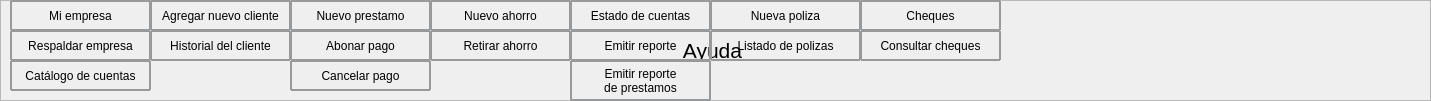
              <widget class="QFrame" name="frame">
               <property name="geometry">
                <rect>
                 <x>0</x>
                 <y>0</y>
                 <width>1431</width>
                 <height>101</height>
                </rect>
               </property>
               <property name="frameShape">
                <enum>QFrame::StyledPanel</enum>
               </property>
               <property name="frameShadow">
                <enum>QFrame::Raised</enum>
               </property>
               <widget class="QLabel" name="IngresaTitulo">
                <property name="geometry">
                 <rect>
                  <x>292</x>
                  <y>20</y>
                  <width>841</width>
                  <height>61</height>
                 </rect>
                </property>
                <property name="minimumSize">
                 <size>
                  <width>750</width>
                  <height>0</height>
                 </size>
                </property>
                <property name="maximumSize">
                 <size>
                  <width>1600</width>
                  <height>16777215</height>
                 </size>
                </property>
                <property name="font">
                 <font>
                  <pointsize>16</pointsize>
                 </font>
                </property>
                <property name="styleSheet">
                 <string notr="true"/>
                </property>
                <property name="text">
                 <string>&lt;html&gt;&lt;head/&gt;&lt;body&gt;&lt;p align=&quot;center&quot;&gt;Ayuda&lt;/p&gt;&lt;/body&gt;&lt;/html&gt;</string>
                </property>
               </widget>
               <widget class="QLabel" name="label_10">
                <property name="geometry">
                 <rect>
                  <x>1200</x>
                  <y>10</y>
                  <width>80</width>
                  <height>80</height>
                 </rect>
                </property>
                <property name="minimumSize">
                 <size>
                  <width>80</width>
                  <height>80</height>
                 </size>
                </property>
                <property name="text">
                 <string/>
                </property>
                <property name="pixmap">
                 <pixmap resource="../imagenes/res.qrc">:/imagen/logobueno_preview_rev_1.png</pixmap>
                </property>
               </widget>
               <widget class="QPushButton" name="Catalogo">
                <property name="geometry">
                 <rect>
                  <x>10</x>
                  <y>60</y>
                  <width>141</width>
                  <height>31</height>
                 </rect>
                </property>
                <property name="styleSheet">
                 <string notr="true">border-style: solid;
border-width: 2px;
border-color: rgb(151, 153, 155);
border-radius: 1px;
</string>
                </property>
                <property name="text">
                 <string>Catálogo de cuentas</string>
                </property>
               </widget>
               <widget class="QPushButton" name="Respaldo">
                <property name="geometry">
                 <rect>
                  <x>10</x>
                  <y>30</y>
                  <width>141</width>
                  <height>31</height>
                 </rect>
                </property>
                <property name="styleSheet">
                 <string notr="true">border-style: solid;
border-width: 2px;
border-color: rgb(151, 153, 155);
border-radius: 1px;
</string>
                </property>
                <property name="text">
                 <string>Respaldar empresa</string>
                </property>
               </widget>
               <widget class="QPushButton" name="Mi_Empresa">
                <property name="geometry">
                 <rect>
                  <x>10</x>
                  <y>0</y>
                  <width>141</width>
                  <height>31</height>
                 </rect>
                </property>
                <property name="styleSheet">
                 <string notr="true">border-style: solid;
border-width: 2px;
border-color: rgb(151, 153, 155);
border-radius: 1px;
</string>
                </property>
                <property name="text">
                 <string>Mi empresa</string>
                </property>
               </widget>
               <widget class="QPushButton" name="Ahorro">
                <property name="geometry">
                 <rect>
                  <x>430</x>
                  <y>0</y>
                  <width>141</width>
                  <height>31</height>
                 </rect>
                </property>
                <property name="styleSheet">
                 <string notr="true">border-style: solid;
border-width: 2px;
border-color: rgb(151, 153, 155);
border-radius: 1px;
</string>
                </property>
                <property name="text">
                 <string>Nuevo ahorro</string>
                </property>
               </widget>
               <widget class="QPushButton" name="abonar">
                <property name="geometry">
                 <rect>
                  <x>290</x>
                  <y>30</y>
                  <width>141</width>
                  <height>31</height>
                 </rect>
                </property>
                <property name="styleSheet">
                 <string notr="true">border-style: solid;
border-width: 2px;
border-color: rgb(151, 153, 155);
border-radius: 1px;
</string>
                </property>
                <property name="text">
                 <string>Abonar pago</string>
                </property>
               </widget>
               <widget class="QPushButton" name="Reportes">
                <property name="geometry">
                 <rect>
                  <x>570</x>
                  <y>30</y>
                  <width>141</width>
                  <height>31</height>
                 </rect>
                </property>
                <property name="styleSheet">
                 <string notr="true">border-style: solid;
border-width: 2px;
border-color: rgb(151, 153, 155);
border-radius: 1px;
</string>
                </property>
                <property name="text">
                 <string>Emitir reporte</string>
                </property>
               </widget>
               <widget class="QPushButton" name="Polizas">
                <property name="geometry">
                 <rect>
                  <x>710</x>
                  <y>0</y>
                  <width>151</width>
                  <height>31</height>
                 </rect>
                </property>
                <property name="styleSheet">
                 <string notr="true">border-style: solid;
border-width: 2px;
border-color: rgb(151, 153, 155);
border-radius: 1px;
</string>
                </property>
                <property name="text">
                 <string>Nueva poliza</string>
                </property>
               </widget>
               <widget class="QPushButton" name="Historial">
                <property name="geometry">
                 <rect>
                  <x>150</x>
                  <y>30</y>
                  <width>141</width>
                  <height>31</height>
                 </rect>
                </property>
                <property name="styleSheet">
                 <string notr="true">border-style: solid;
border-width: 2px;
border-color: rgb(151, 153, 155);
border-radius: 1px;
</string>
                </property>
                <property name="text">
                 <string>Historial del cliente</string>
                </property>
               </widget>
               <widget class="QPushButton" name="Estado">
                <property name="geometry">
                 <rect>
                  <x>570</x>
                  <y>0</y>
                  <width>141</width>
                  <height>31</height>
                 </rect>
                </property>
                <property name="styleSheet">
                 <string notr="true">border-style: solid;
border-width: 2px;
border-color: rgb(151, 153, 155);
border-radius: 1px;
</string>
                </property>
                <property name="text">
                 <string>Estado de cuentas</string>
                </property>
               </widget>
               <widget class="QPushButton" name="cancelar">
                <property name="geometry">
                 <rect>
                  <x>290</x>
                  <y>60</y>
                  <width>141</width>
                  <height>31</height>
                 </rect>
                </property>
                <property name="styleSheet">
                 <string notr="true">border-style: solid;
border-width: 2px;
border-color: rgb(151, 153, 155);
border-radius: 1px;
</string>
                </property>
                <property name="text">
                 <string>Cancelar pago</string>
                </property>
               </widget>
               <widget class="QPushButton" name="Cliente">
                <property name="geometry">
                 <rect>
                  <x>150</x>
                  <y>0</y>
                  <width>141</width>
                  <height>31</height>
                 </rect>
                </property>
                <property name="styleSheet">
                 <string notr="true">border-style: solid;
border-width: 2px;
border-color: rgb(151, 153, 155);
border-radius: 1px;
</string>
                </property>
                <property name="text">
                 <string>Agregar nuevo cliente</string>
                </property>
               </widget>
               <widget class="QPushButton" name="Retirar">
                <property name="geometry">
                 <rect>
                  <x>430</x>
                  <y>30</y>
                  <width>141</width>
                  <height>31</height>
                 </rect>
                </property>
                <property name="styleSheet">
                 <string notr="true">border-style: solid;
border-width: 2px;
border-color: rgb(151, 153, 155);
border-radius: 1px;
</string>
                </property>
                <property name="text">
                 <string>Retirar ahorro</string>
                </property>
               </widget>
               <widget class="QPushButton" name="Cheques">
                <property name="geometry">
                 <rect>
                  <x>860</x>
                  <y>0</y>
                  <width>141</width>
                  <height>31</height>
                 </rect>
                </property>
                <property name="styleSheet">
                 <string notr="true">border-style: solid;
border-width: 2px;
border-color: rgb(151, 153, 155);
border-radius: 1px;
</string>
                </property>
                <property name="text">
                 <string>Cheques</string>
                </property>
               </widget>
               <widget class="QPushButton" name="Consulta_cheque">
                <property name="geometry">
                 <rect>
                  <x>860</x>
                  <y>30</y>
                  <width>141</width>
                  <height>31</height>
                 </rect>
                </property>
                <property name="styleSheet">
                 <string notr="true">border-style: solid;
border-width: 2px;
border-color: rgb(151, 153, 155);
border-radius: 1px;
</string>
                </property>
                <property name="text">
                 <string>Consultar cheques</string>
                </property>
               </widget>
               <widget class="QPushButton" name="Listado">
                <property name="geometry">
                 <rect>
                  <x>710</x>
                  <y>30</y>
                  <width>151</width>
                  <height>31</height>
                 </rect>
                </property>
                <property name="styleSheet">
                 <string notr="true">border-style: solid;
border-width: 2px;
border-color: rgb(151, 153, 155);
border-radius: 1px;
</string>
                </property>
                <property name="text">
                 <string>Listado de polizas</string>
                </property>
               </widget>
               <widget class="QPushButton" name="prestamo">
                <property name="geometry">
                 <rect>
                  <x>290</x>
                  <y>0</y>
                  <width>141</width>
                  <height>31</height>
                 </rect>
                </property>
                <property name="styleSheet">
                 <string notr="true">border-style: solid;
border-width: 2px;
border-color: rgb(151, 153, 155);
border-radius: 1px;
</string>
                </property>
                <property name="text">
                 <string>Nuevo prestamo</string>
                </property>
               </widget>
               <widget class="QPushButton" name="Reportes_2">
                <property name="geometry">
                 <rect>
                  <x>570</x>
                  <y>60</y>
                  <width>141</width>
                  <height>41</height>
                 </rect>
                </property>
                <property name="styleSheet">
                 <string notr="true">border-style: solid;
border-width: 2px;
border-color: rgb(151, 153, 155);
border-radius: 1px;
</string>
                </property>
                <property name="text">
                 <string>Emitir reporte 
de prestamos</string>
                </property>
               </widget>
              </widget>
